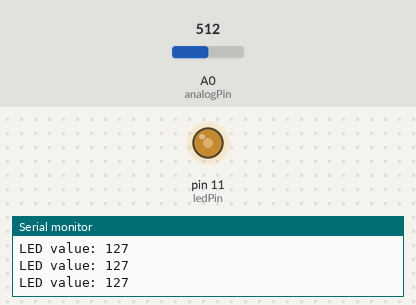
Simulated run of this sketch. Board: Arduino Uno, built with avr-gcc and run on an emulated ATmega328P. Parts: output pins drawn as LEDs (lit = HIGH), the last lines printed to the serial monitor. Inputs (shaded band) come from the test bench; at power-on: A0 (analogPin) = 512.

Above: at 1.2 s.
1.3 s: A0 (analogPin) set to 716
At 2.0 s:
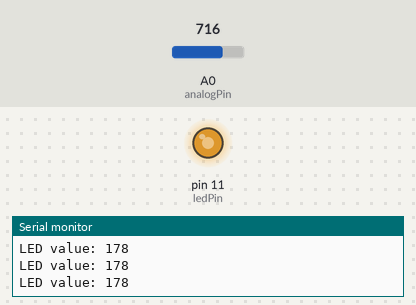
2.8 s: A0 (analogPin) set to 900
At 3.4 s:
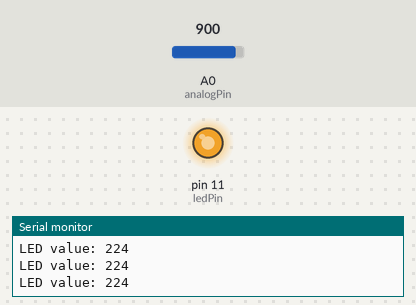
4.3 s: A0 (analogPin) set to 122
At 4.7 s:
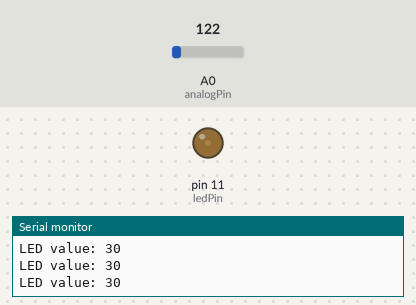
5.8 s: A0 (analogPin) set to 0
At 6.1 s:
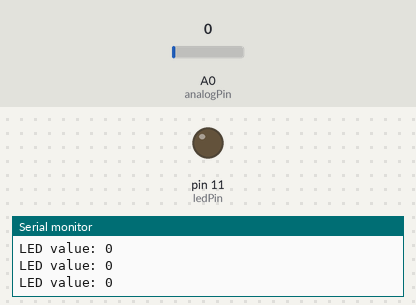
7.3 s: A0 (analogPin) set to 511
At 8.6 s:
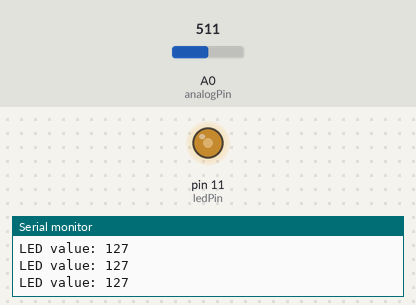
Timing chart, 0 to 9.8 s (numbered marks = the images above; inputs shaded):
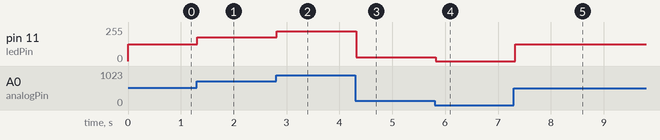

The sketch:

lesson_11.ino
```cpp
// Ohm law: V=I*R (V - voltage in volts, R - resistance in Ohms, I - current in Amps)
// Voltage equation calculation for analog pin: V * 204.6, where 0 is 0V and 1023 is 5V.
// Source: https://www.youtube.com/watch?v=QsYcYknKbB0&list=PLGs0VKk2DiYx6CMdOQR_hmJ2NbB4mZQn-&index=10

const float baudSpeed = 9600;
const int analogPin = A0; //Pin A0, analog pin for reading voltage
const int ledPin = 11; //Pin 13, digital/analog pin for writing voltage
const int sleepTime = 100;
//const float voltToAnalog = 204.6; // 1023 devide by 5
//const float voltToDigital = 51; // 255 devide by 5

const String tutorialName = "Lesson #11: Using Arduino to Create Dimmable LED.";

void setup() {
  // put your setup code here, to run once:

  Serial.begin(baudSpeed);
  Serial.println(tutorialName);
  pinMode(analogPin, INPUT);
  pinMode(ledPin, OUTPUT);
}

void loop() {
  // put your main code here, to run repeatedly:

  int readValue = analogRead(analogPin);
  int writeValue = (255./1023.) * readValue;
  Serial.println("LED value: " + String(writeValue));
  analogWrite(ledPin, writeValue);
  delay(sleepTime);
}
```

Measured:
- after the input at 1.3 s, pin 11 (ledPin): 127/255 → 178/255 at once
- after the input at 2.8 s, pin 11 (ledPin): 178/255 → 224/255 at once
- after the input at 4.3 s, pin 11 (ledPin): 224/255 → 30/255 at once
- after the input at 5.8 s, pin 11 (ledPin): 30/255 → 0/255 at once
- after the input at 7.3 s, pin 11 (ledPin): 0/255 → 127/255 at once
